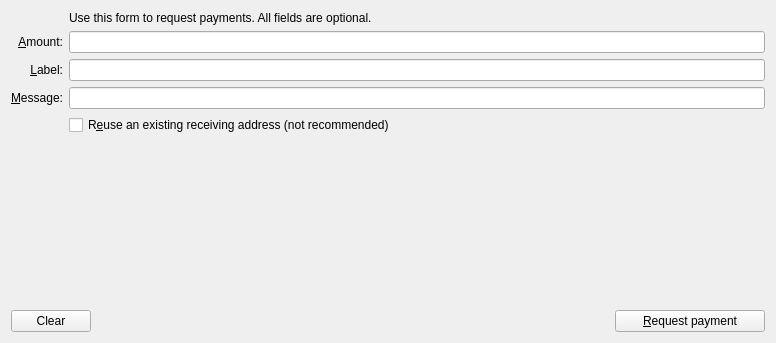
<?xml version="1.0" encoding="UTF-8"?>
<ui version="4.0">
 <class>ReceiveCoinsDialog</class>
 <widget class="QWidget" name="ReceiveCoinsDialog">
  <property name="geometry">
   <rect>
    <x>0</x>
    <y>0</y>
    <width>776</width>
    <height>343</height>
   </rect>
  </property>
  <layout class="QVBoxLayout" name="verticalLayout">
   <item>
    <layout class="QGridLayout" name="gridLayout">
     <item row="3" column="0">
      <widget class="QLabel" name="label">
       <property name="text">
        <string>&amp;Amount:</string>
       </property>
       <property name="alignment">
        <set>Qt::AlignRight|Qt::AlignTrailing|Qt::AlignVCenter</set>
       </property>
       <property name="buddy">
        <cstring>reqAmount</cstring>
       </property>
      </widget>
     </item>
     <item row="3" column="1">
      <widget class="BitcoinAmountField" name="reqAmount">
       <property name="minimumSize">
        <size>
         <width>80</width>
         <height>0</height>
        </size>
       </property>
       <property name="toolTip">
        <string>The amount to request</string>
       </property>
      </widget>
     </item>
     <item row="4" column="0">
      <widget class="QLabel" name="label_2">
       <property name="text">
        <string>&amp;Label:</string>
       </property>
       <property name="alignment">
        <set>Qt::AlignRight|Qt::AlignTrailing|Qt::AlignVCenter</set>
       </property>
       <property name="buddy">
        <cstring>reqLabel</cstring>
       </property>
      </widget>
     </item>
     <item row="4" column="1">
      <widget class="QLineEdit" name="reqLabel">
       <property name="toolTip">
        <string>The label to associate with the receiving address</string>
       </property>
      </widget>
     </item>
     <item row="5" column="0">
      <widget class="QLabel" name="label_3">
       <property name="text">
        <string>&amp;Message:</string>
       </property>
       <property name="alignment">
        <set>Qt::AlignRight|Qt::AlignTrailing|Qt::AlignVCenter</set>
       </property>
       <property name="buddy">
        <cstring>reqMessage</cstring>
       </property>
      </widget>
     </item>
     <item row="5" column="1">
      <widget class="QLineEdit" name="reqMessage">
       <property name="toolTip">
        <string>The message to attach to payment request</string>
       </property>
      </widget>
     </item>
     <item row="6" column="0">
      <widget class="QLabel" name="label_4">
       <property name="text">
        <string/>
       </property>
      </widget>
     </item>
     <item row="6" column="1">
      <widget class="QCheckBox" name="reuseAddress">
       <property name="toolTip">
        <string>Reuse one of the previously used receiving addresses. Reusing addresses has security and privacy issues. Do not use this unless re-generating a payment request made before.</string>
       </property>
       <property name="text">
        <string>R&amp;euse an existing receiving address (not recommended)</string>
       </property>
      </widget>
     </item>
     <item row="2" column="1">
      <widget class="QLabel" name="label_5">
       <property name="text">
        <string>Use this form to request payments. All fields are optional.</string>
       </property>
      </widget>
     </item>
    </layout>
   </item>
   <item>
    <spacer name="verticalSpacer">
     <property name="orientation">
      <enum>Qt::Vertical</enum>
     </property>
     <property name="sizeHint" stdset="0">
      <size>
       <width>20</width>
       <height>40</height>
      </size>
     </property>
    </spacer>
   </item>
   <item>
    <layout class="QHBoxLayout" name="horizontalLayout">
     <item>
      <widget class="QPushButton" name="clearButton">
       <property name="sizePolicy">
        <sizepolicy hsizetype="Minimum" vsizetype="Fixed">
         <horstretch>0</horstretch>
         <verstretch>0</verstretch>
        </sizepolicy>
       </property>
       <property name="toolTip">
        <string>Clear all fields of the form.</string>
       </property>
       <property name="text">
        <string>Clear</string>
       </property>
       <property name="icon">
        <iconset resource="../hydracoin.qrc">
         <normaloff>:/icons/remove</normaloff>:/icons/remove</iconset>
       </property>
       <property name="autoRepeatDelay">
        <number>300</number>
       </property>
       <property name="autoDefault">
        <bool>false</bool>
       </property>
      </widget>
     </item>
     <item>
      <spacer name="horizontalSpacer">
       <property name="orientation">
        <enum>Qt::Horizontal</enum>
       </property>
       <property name="sizeHint" stdset="0">
        <size>
         <width>40</width>
         <height>20</height>
        </size>
       </property>
      </spacer>
     </item>
     <item>
      <widget class="QPushButton" name="receiveButton">
       <property name="minimumSize">
        <size>
         <width>150</width>
         <height>0</height>
        </size>
       </property>
       <property name="text">
        <string>&amp;Request payment</string>
       </property>
       <property name="icon">
        <iconset resource="../hydracoin.qrc">
         <normaloff>:/icons/receiving_addresses</normaloff>:/icons/receiving_addresses</iconset>
       </property>
      </widget>
     </item>
    </layout>
   </item>
  </layout>
 </widget>
 <customwidgets>
  <customwidget>
   <class>BitcoinAmountField</class>
   <extends>QLineEdit</extends>
   <header>hydracoinamountfield.h</header>
  </customwidget>
 </customwidgets>
 <resources>
  <include location="../hydracoin.qrc"/>
 </resources>
 <connections/>
</ui>
